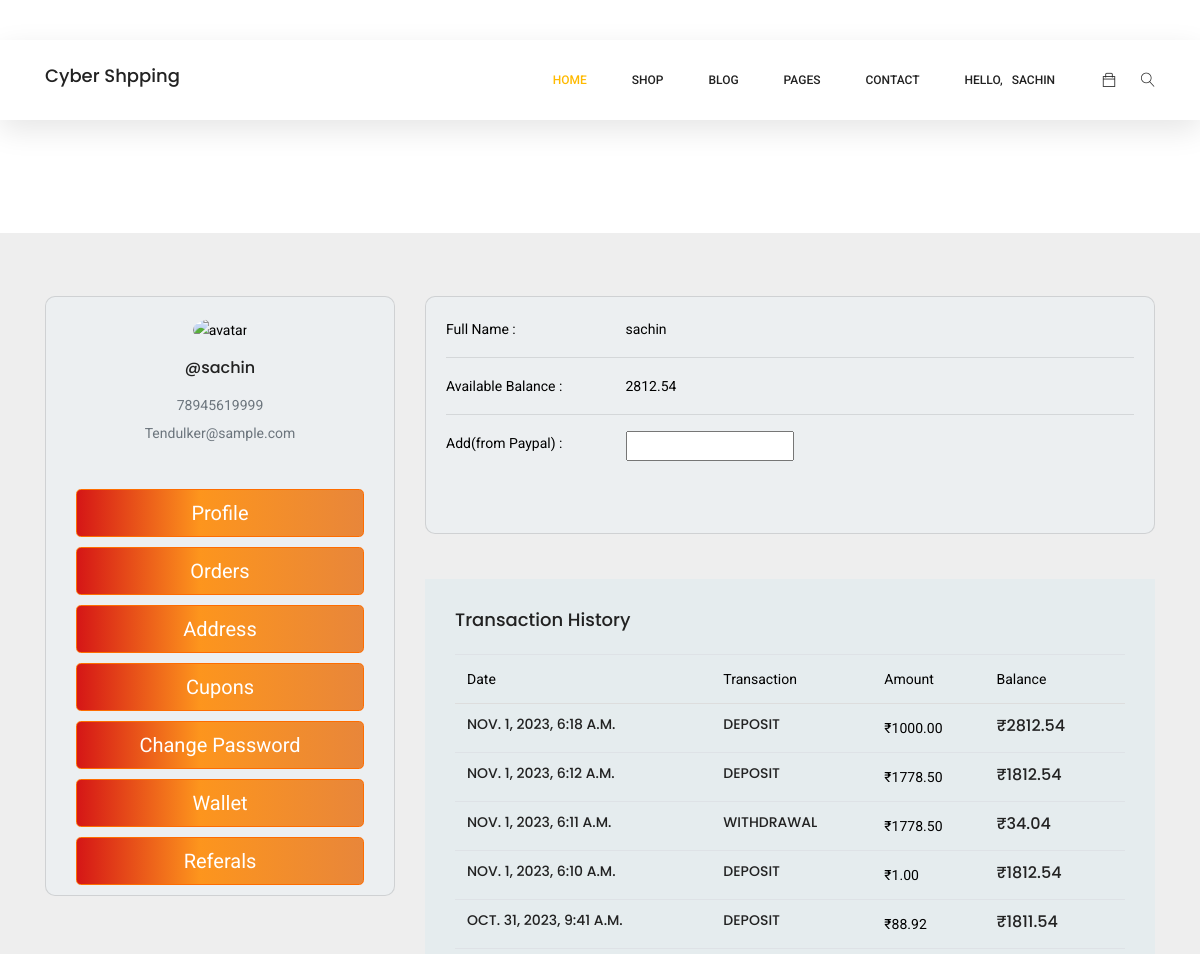
The app's page /wallet/ (signed in, upper part), older data.
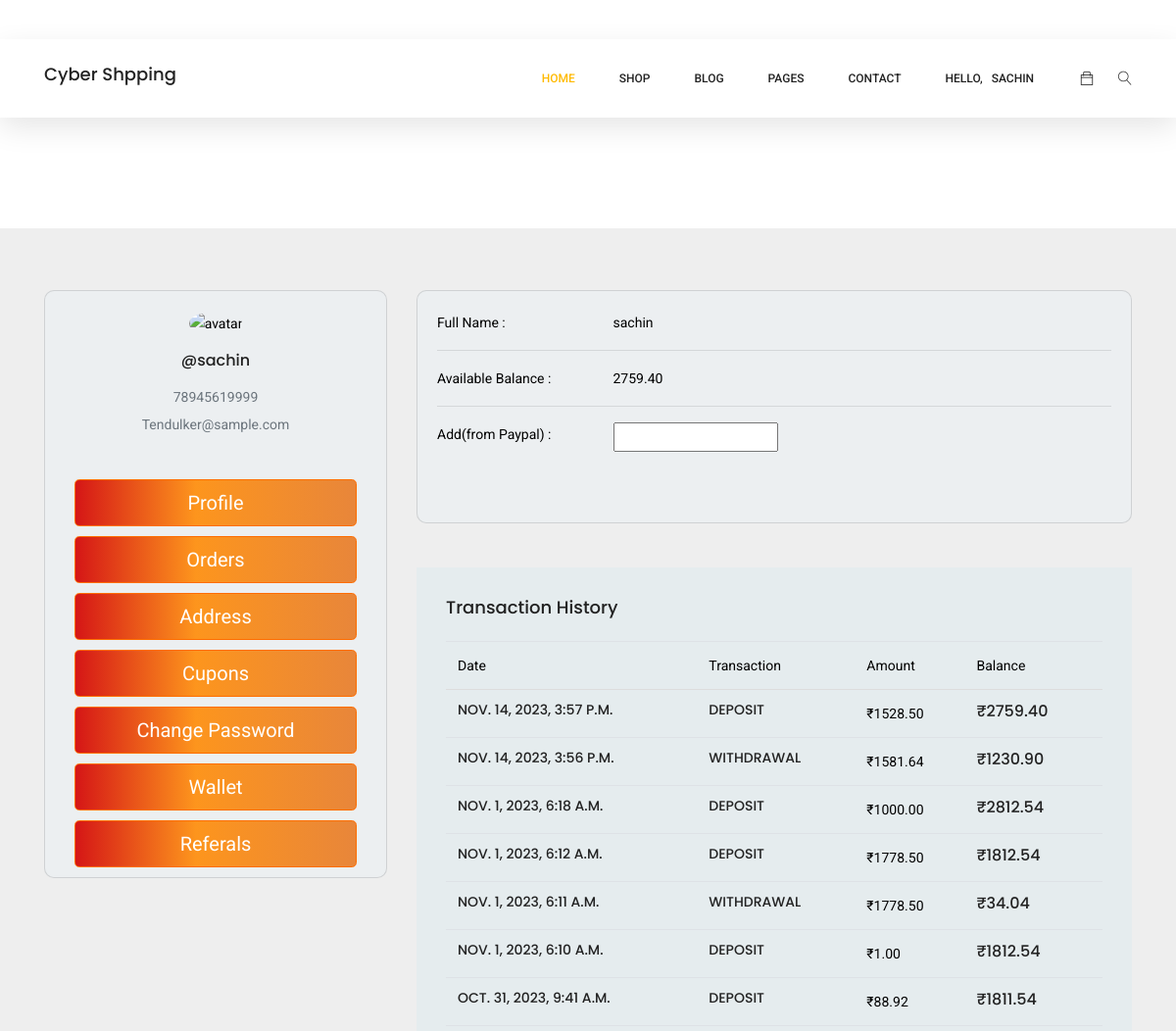
The same page, newer data.
### wallet/models.py (models this page shows, shortened)
class Wallet(models.Model):
    user = models.OneToOneField(Custom_User, on_delete=models.CASCADE)
    balance = models.DecimalField(max_digits=10, decimal_places=2, default=0)

class Transaction(models.Model):
    wallet = models.ForeignKey(Wallet, on_delete=models.CASCADE, related_name="user_transcation")
    amount = models.DecimalField(max_digits=10, decimal_places=2, default=0)
    transaction_type = models.CharField(max_length=10, choices=[('deposit', 'Deposit'), ('withdrawal', 'Withdrawal')])
    timestamp = models.DateTimeField(default=datetime.datetime.today)
    transaction_balance =  models.DecimalField(max_digits=10, decimal_places=2, default=0)
    def __str__(self):
        return f"{self.transaction_type} of {self.amount} on {self.timestamp} balance : {self.transaction_balance}"

### products/decorators.py (the view)
    def wrapper(request, *args, **kwargs):
        if not request.user.is_authenticated:
            messages.error(request, 'Please log in to access this page.')
            return redirect('userLogin')
        return view_func(request, *args, **kwargs)

### products/models.py (called while the page is built)
    def __str__(self):
        return self.username

### wallet/views.py (called while the page is built)
@custom_login_required_with_message
def wallet_view(request):
    try:
        wallet = Wallet.objects.get(user = request.user)
        transactions = wallet.user_transcation.all().order_by("-timestamp")
        print("rendered transactions : ", transactions)
    except:
        wallet = None
        transactions = None
    context = {
        "wallet" : wallet,
        "transactions" : transactions
    }
    return render(request, "wallet/walletview.html", context)

### wallet/templates/wallet/walletview.html (shortened to what the changed rows need)
{% extends 'shopbase.html' %}
{% load static %}
{% block body %}
<section class="banner-area organic-breadcrumb" style="height: 233px;">
    <div class="container">
        <div class="breadcrumb-banner d-flex flex-wrap align-items-center justify-content-end" style="padding: 10px 0 30px 0;">
          <div class="col-first" >
            <h1>User Profile</h1>
          </div>
        </div>
    </div>
</section>
<section style="background-color: #eee;">
    <div class="container py-5">
      <div class="row">
        {% if wallet is None %}
        <div class="col-lg-8">
            <div class="card mb-4">
                <div class="card-body">
                    <h2>Sorry! You dont have a wallet yet!</h2>
                    <h4>Create a wallet and enjoy special offers.</h4>
                    <a href="{% url 'new_wallet' %}" class="primary-btn">create wallet</a>
                </div>
            </div>
        </div>
        {% else %}
        <div class="col-lg-8">
          <div class="card mb-4">
              <div class="card-body">
                <div class="row">
                  <div class="col-sm-3">
                    <p class="mb-0">Full Name : </p>
                  </div>
                  <div class="col-sm-9">
                    <div name="username">{{ request.user.username }}</div>
                  </div>
                </div>
                <hr>
                <div class="row">
                    <div class="col-sm-3">
                      <p class="mb-0">Available Balance : </p>
                    </div>
                    <div class="col-sm-9">
                        <div name="balance">{{ wallet.balance }}</div>
                    </div>
                  </div>
                  <hr>
                <form action="{% url 'deposit_wallet' %}" id="paymentform" method="post">
                    <div class="row">
                    <div class="col-sm-3">
                        <p class="mb-0">Add(from Paypal) :</p>
                    </div>
                    <div class="col-sm-9">
                        <input name="deposit" type="number" min="0" id="payment_method" oninput="updateTotal()" >
                        <div id="paypal-button-container" style=" width: 100px; height: 40px; margin-top: 2px; margin-right: 10px; margin-bottom: 10px;"></div>
                    </div>
                    </div>
                </form>
              </div>
          </div>
          {% if transactions%}
          <div class="order_details_table">
            <h2>Transaction History</h2>
            <div class="table-responsive">
                <table class="table">
                    <thead>
                        <tr>
                            <th scope="col">Date</th>
                            <th scope="col">Transaction</th>
                            <th scope="col">Amount</th>
                            <th scope="col">Balance</th>
                        </tr>
                    </thead>
                    <tbody>
                        {% for item in transactions %}
                            <tr>
                                <td><h4>{{item.timestamp}}</h4></td>
                                <td><h4>{{ item.transaction_type }}</h4></td>
                                <td><p>₹{{ item.amount }}</p></td>
                                <td><h5>₹{{ item.transaction_balance }}</h5></td>
                            </tr>
                        {% endfor %}
                    </tbody>
                </table>
            </div>
        </div>
        {% else %}
        <h1>No transactions yet</h1>
        {% endif %}
      </div>
    {% endif %}
    </div>
  </section>
{% endblock body %}

Row changes from the older to the newer data that the page shows:
changed Wallet: balance "2812.54" → "2759.40"
added Transaction: timestamp "NOV. 14, 2023, 3:57 P.M.", transaction_type "DEPOSIT", amount "1528.50", transaction_balance "2759.40"
added Transaction: timestamp "NOV. 14, 2023, 3:56 P.M.", transaction_type "WITHDRAWAL", amount "1581.64", transaction_balance "1230.90"
